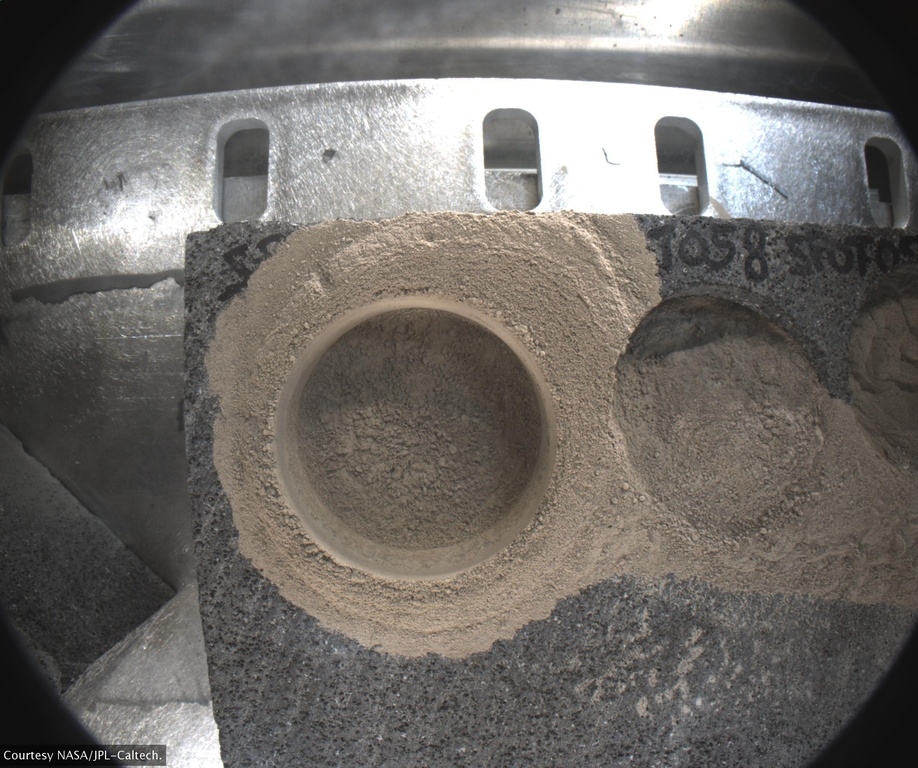
%> input picture Source_Code/color_seg_matlab/before.jpg, 918 x 768 px, shrunk from 2448 x 2048 before the run
$ octave --eval "result = combineRockEMask(imread('before.jpg'));"   (GNU Octave 9; MATLAB toolbox functions it lacks are replaced by stand-ins)
%> lines starting %> are read from the running program, lines starting %| are printed output that depends on the picture; in (x1, y1, x2, y2) boxes, pixels count from 0 and x2, y2 are one past the last pixel; in counts of white or black regions, pixels touching at a corner belong together; the program's own positions count from 1
### Source_Code/color_seg_matlab/dustELight.m
function [BW,maskedRGBImage] = dustELight(RGB)
%createMask  Threshold RGB image using auto-generated code from colorThresholder app.
%  [BW,MASKEDRGBIMAGE] = createMask(RGB) thresholds image RGB using
%  auto-generated code from the colorThresholder app. The colorspace and
%  range for each channel of the colorspace were set within the app. The
%  segmentation mask is returned in BW, and a composite of the mask and
%  original RGB images is returned in maskedRGBImage.

% Auto-generated by colorThresholder app on 18-Apr-2018
%------------------------------------------------------


% Convert RGB image to chosen color space
I = rgb2lab(RGB);

% Define thresholds for channel 1 based on histogram settings
channel1Min = 19.244;
channel1Max = 100.000;

% Define thresholds for channel 2 based on histogram settings
channel2Min = -5.538;
channel2Max = 24.959;

% Define thresholds for channel 3 based on histogram settings
channel3Min = -2.155;
channel3Max = 18.846;

% Create mask based on chosen histogram thresholds
sliderBW = (I(:,:,1) >= channel1Min ) & (I(:,:,1) <= channel1Max) & ...
    (I(:,:,2) >= channel2Min ) & (I(:,:,2) <= channel2Max) & ...
    (I(:,:,3) >= channel3Min ) & (I(:,:,3) <= channel3Max);

% Create mask based on selected regions of interest on point cloud projection
I = double(I);
[m,n,~] = size(I);
polyBW = false([m,n]);
I = reshape(I,[m*n 3]);
temp = I(:,1);
I(:,1) = I(:,2);
I(:,2) = I(:,3);
I(:,3) = temp;
clear temp

% Project 3D data into 2D projected view from current camera view point within app
J = rotateColorSpace(I);

% Apply polygons drawn on point cloud in app
polyBW = applyPolygons(J,polyBW);

% Combine both masks
BW = sliderBW & polyBW;

% Initialize output masked image based on input image.
maskedRGBImage = RGB;

% Set background pixels where BW is false to zero.
maskedRGBImage(repmat(~BW,[1 1 3])) = 0;

end

function J = rotateColorSpace(I)

% Translate the data to the mean of the current image within app
shiftVec = [0.742827 2.421315 43.541325];
I = I - shiftVec;
I = [I ones(size(I,1),1)]';

% Apply transformation matrix
tMat = [0.022690 -0.000007 0.000000 -0.499694;
    0.000005 0.004366 0.008167 -0.654613;
    0.000013 0.010408 -0.003426 5.276929;
    0.000000 0.000000 0.000000 1.000000];

J = (tMat*I)';
end

function polyBW = applyPolygons(J,polyBW)

% Define each manually generated ROI
hPoints(1).data = [-0.656039 -0.175023;
    -0.542938 -0.219123;
    -0.511004 -0.332130;
    -0.405886 -0.362449;
    -0.118477 -0.489237;
    -0.182345 -0.056503;
    -0.646725 -0.130923];

% Iteratively apply each ROI
for ii = 1:length(hPoints)
    if size(hPoints(ii).data,1) > 2
        in = inpolygon(J(:,1),J(:,2),hPoints(ii).data(:,1),hPoints(ii).data(:,2));
        in = reshape(in,size(polyBW));
        polyBW = polyBW | in;
    end
end

end

### Source_Code/color_seg_matlab/rockEdustDark.m
function [BW,maskedRGBImage] = dustEDarkV3(RGB)
%createMask  Threshold RGB image using auto-generated code from colorThresholder app.
%  [BW,MASKEDRGBIMAGE] = createMask(RGB) thresholds image RGB using
%  auto-generated code from the colorThresholder app. The colorspace and
%  range for each channel of the colorspace were set within the app. The
%  segmentation mask is returned in BW, and a composite of the mask and
%  original RGB images is returned in maskedRGBImage.

% Auto-generated by colorThresholder app on 26-Apr-2018
%------------------------------------------------------


% Convert RGB image to chosen color space
I = rgb2hsv(RGB);

% Define thresholds for channel 1 based on histogram settings
channel1Min = 0.026;
channel1Max = 0.158;

% Define thresholds for channel 2 based on histogram settings
channel2Min = 0.000;
channel2Max = 0.367;

% Define thresholds for channel 3 based on histogram settings
channel3Min = 0.153;
channel3Max = 1.000;

% Create mask based on chosen histogram thresholds
sliderBW = (I(:,:,1) >= channel1Min ) & (I(:,:,1) <= channel1Max) & ...
    (I(:,:,2) >= channel2Min ) & (I(:,:,2) <= channel2Max) & ...
    (I(:,:,3) >= channel3Min ) & (I(:,:,3) <= channel3Max);

% Create mask based on selected regions of interest on point cloud projection
I = double(I);
[m,n,~] = size(I);
polyBW = false([m,n]);
I = reshape(I,[m*n 3]);

% Convert HSV color space to canonical coordinates
Xcoord = I(:,2).*I(:,3).*cos(2*pi*I(:,1));
Ycoord = I(:,2).*I(:,3).*sin(2*pi*I(:,1));
I(:,1) = Xcoord;
I(:,2) = Ycoord;
clear Xcoord Ycoord

% Project 3D data into 2D projected view from current camera view point within app
J = rotateColorSpace(I);

% Apply polygons drawn on point cloud in app
polyBW = applyPolygons(J,polyBW);

% Combine both masks
BW = sliderBW & polyBW;

% Initialize output masked image based on input image.
maskedRGBImage = RGB;

% Set background pixels where BW is false to zero.
maskedRGBImage(repmat(~BW,[1 1 3])) = 0;

end

function J = rotateColorSpace(I)

% Translate the data to the mean of the current image within app
shiftVec = [0.011468 0.004574 0.426982];
I = I - shiftVec;
I = [I ones(size(I,1),1)]';

% Apply transformation matrix
tMat = [-0.939709 -0.766445 -0.000000 0.704432;
    -0.001040 0.001203 0.872577 -0.500081;
    0.788935 -0.912920 0.001150 6.013429;
    0.000000 0.000000 0.000000 1.000000];

J = (tMat*I)';
end

function polyBW = applyPolygons(J,polyBW)

% Define each manually generated ROI
hPoints(1).data = [0.678817 -0.242368;
    0.670278 -0.393774;
    0.747125 -0.683700;
    0.462506 -0.661151;
    0.251888 0.000847;
    0.698740 0.000847];

% Iteratively apply each ROI
for ii = 1:length(hPoints)
    if size(hPoints(ii).data,1) > 2
        in = inpolygon(J(:,1),J(:,2),hPoints(ii).data(:,1),hPoints(ii).data(:,2));
        in = reshape(in,size(polyBW));
        polyBW = polyBW | in;
    end
end

end

### Source_Code/color_seg_matlab/combineRockEMask.m
function [fusedMask, fusedMaskedRGBImage] = combineRockEMask(RGB)

% Get the light mask of the image
[lightBW, lightMaskedImage] = dustELight(RGB);
%> in dustELight, `I = rgb2lab(RGB);`: I: size 768x918x3 double; mean of channels 1, 2, 3 44.2, 0.8, 2.9
%> in dustELight, `sliderBW = (I(:,:,1) >= channel1Min ) & (I(:,:,1) <= channel1Max) & (I..`:
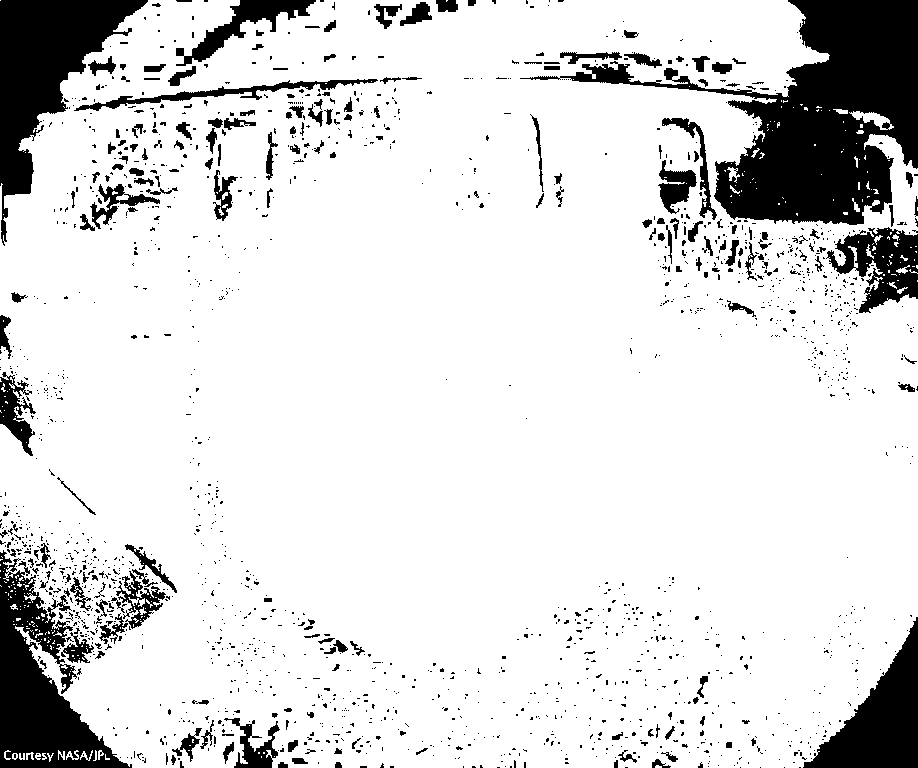
%> sliderBW: size 768x918 logical; 85.8% white; 1805 black regions (1600 under 20 px), largest, box (x1, y1, x2, y2) and area: (520, 0, 918, 225) 32209, (0, 0, 148, 246) 13403, (0, 550, 132, 768) 12328
%> in dustELight, `BW = sliderBW & polyBW;`:
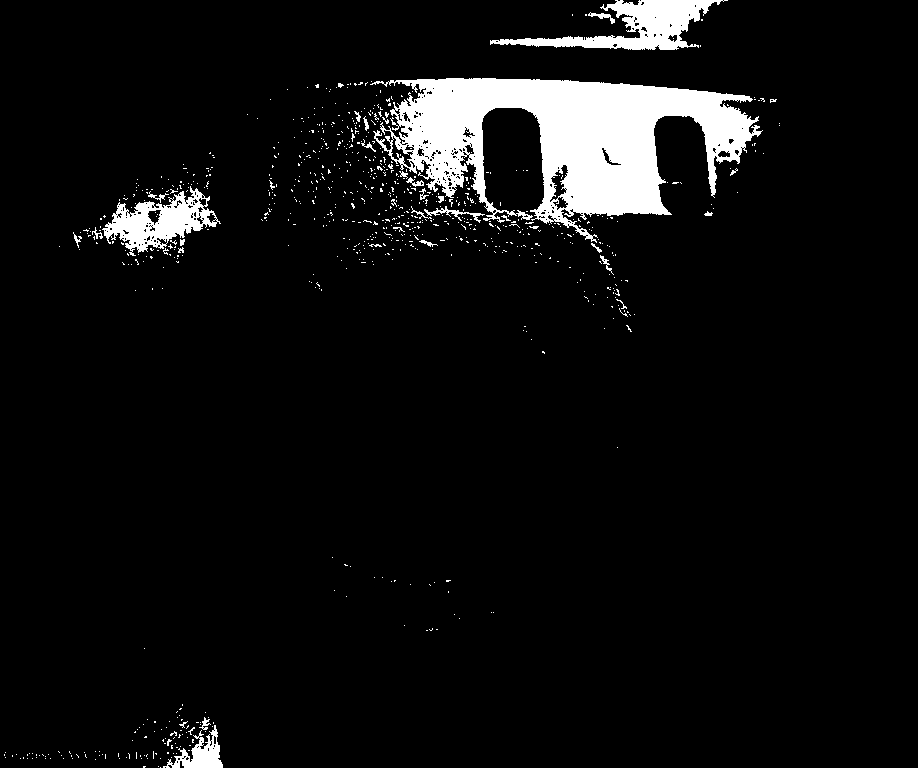
%> BW: size 768x918 logical; 6% white; 814 white regions (781 under 20 px), largest, box (x1, y1, x2, y2) and area: (370, 78, 763, 243) 29707, (490, 0, 728, 50) 4471, (102, 186, 221, 256) 3448
%> in dustELight, maskedRGBImage is the input picture: size 768x918x3 uint8; mean R, G, B 109.9, 106.1, 101.9

% Get the dark mask of the image
[darkBW, darkMaskedImage] = rockEdustDark(RGB);
%> in dustEDarkV3, `I = rgb2hsv(RGB);`: I: size 768x918x3 double; mean H, S, V 0.206, 0.0885, 0.435
%> in dustEDarkV3, `sliderBW = (I(:,:,1) >= channel1Min ) & (I(:,:,1) <= channel1Max) & (I..`: sliderBW: size 768x918 logical; 52.1% white; 827 black regions (676 under 20 px), largest, box (x1, y1, x2, y2) and area: (0, 0, 918, 386) 203093, (0, 372, 918, 768) 111964, (114, 362, 223, 528) 7110
%> in dustEDarkV3, `BW = sliderBW & polyBW;`:
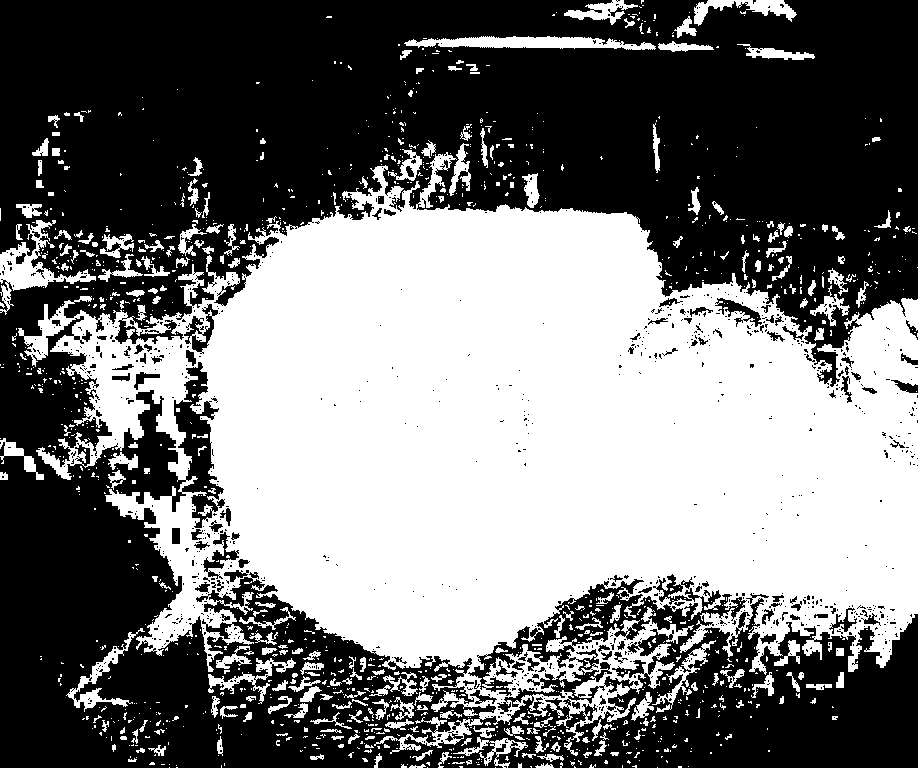
%> BW: size 768x918 logical; 46.2% white; 1253 white regions (989 under 20 px), largest, box (x1, y1, x2, y2) and area: (18, 152, 918, 756) 292300, (0, 220, 96, 315) 2272, (404, 36, 656, 50) 2160
%> in dustEDarkV3, `maskedRGBImage(repmat(~BW,[1 1 3])) = 0;`:
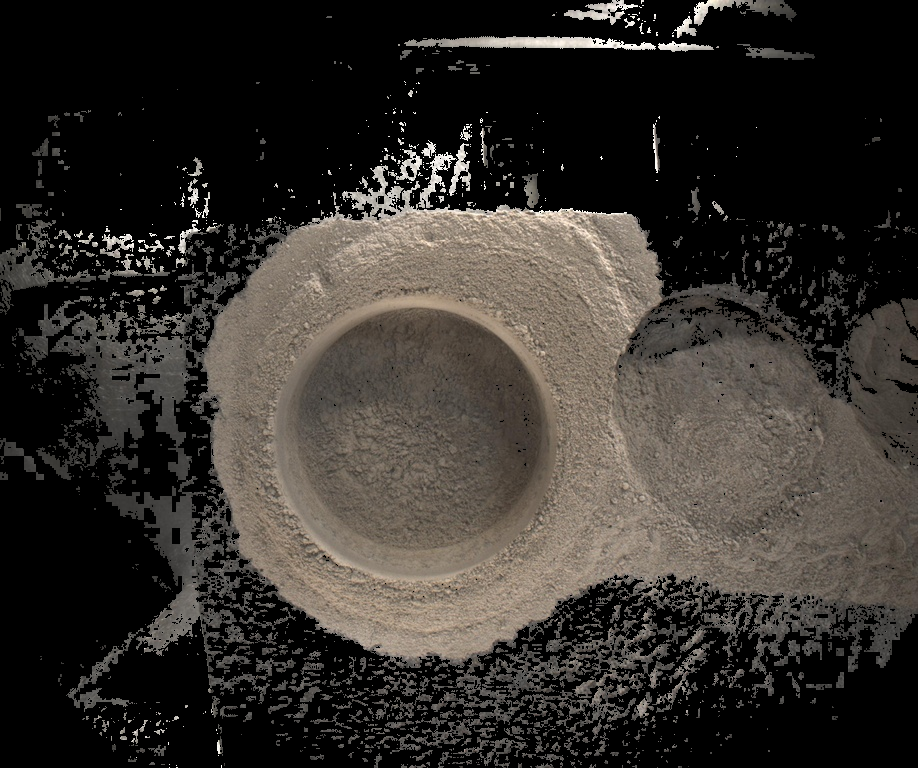
%> maskedRGBImage: size 768x918x3 uint8; mean R, G, B 53, 48.9, 44.5

% If blend doens't work switch it back to 'diff'
fusedMask = imfuse(lightBW, darkBW, 'blend');

fusedMaskedRGBImage = imfuse(lightMaskedImage, darkMaskedImage, 'blend');

end
%> in combineRockEMask, `fusedMask = imfuse(lightBW, darkBW, 'blend');`:
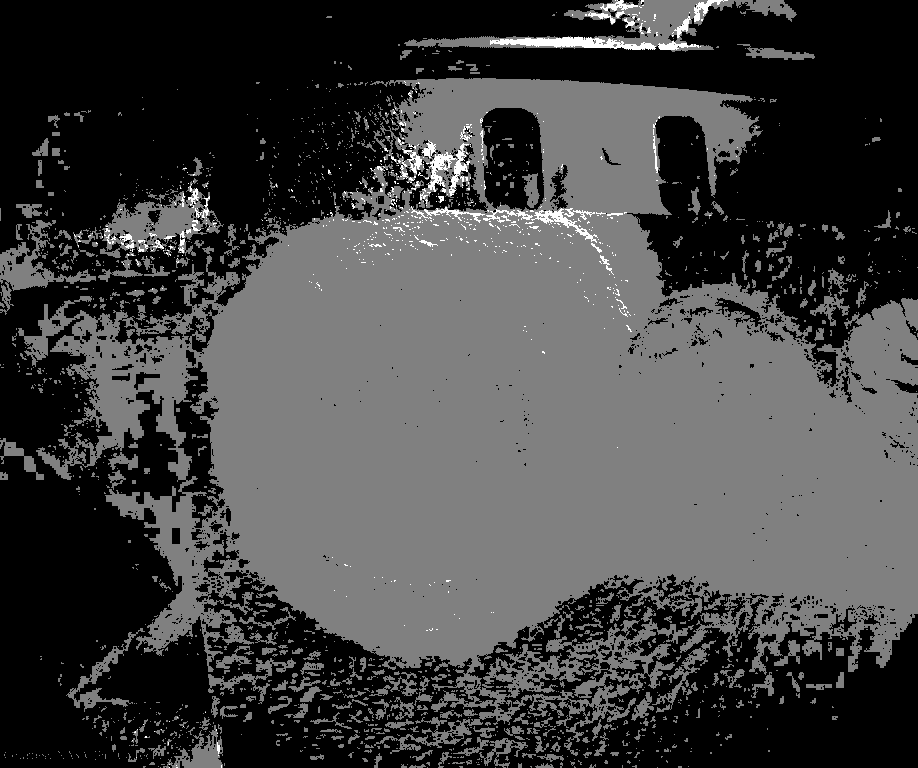
%> fusedMask: size 768x918 uint8; min 0, max 255, mean 66.8
%> in combineRockEMask, `fusedMaskedRGBImage = imfuse(lightMaskedImage, darkMaskedImage, 'blend..`:
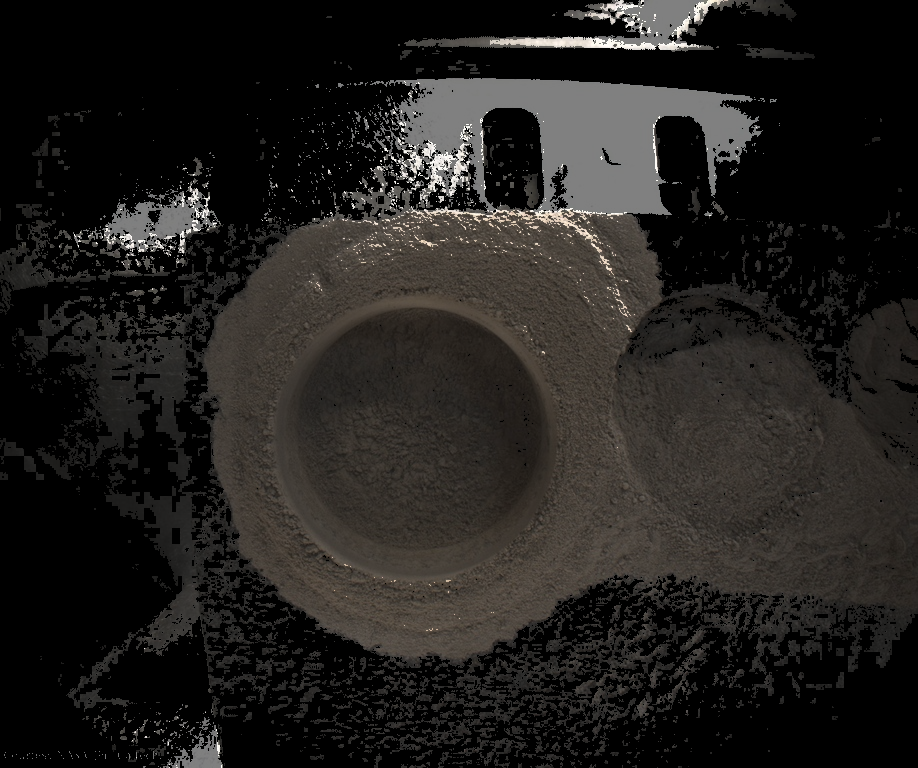
%> fusedMaskedRGBImage: size 768x918x3 uint8; mean R, G, B 34, 32, 29.7
